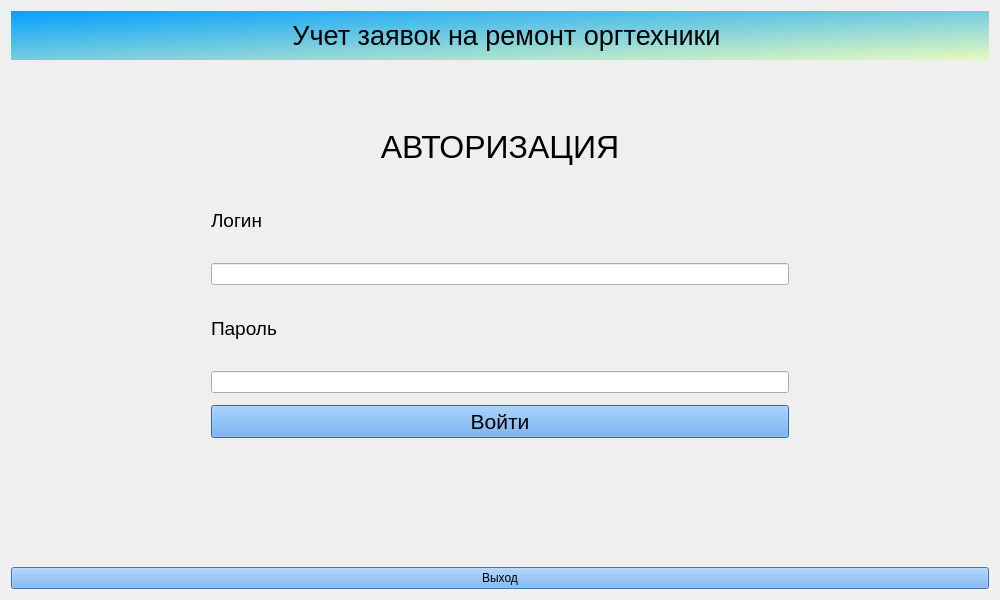
<?xml version="1.0" encoding="UTF-8"?>
<ui version="4.0">
 <class>Dialog</class>
 <widget class="QDialog" name="Dialog">
  <property name="geometry">
   <rect>
    <x>0</x>
    <y>0</y>
    <width>1000</width>
    <height>600</height>
   </rect>
  </property>
  <property name="minimumSize">
   <size>
    <width>1000</width>
    <height>600</height>
   </size>
  </property>
  <property name="windowTitle">
   <string>Учет заявок на ремонт оргтехники</string>
  </property>
  <property name="windowIcon">
   <iconset theme="accessories-dictionary">
    <selectedon>../../../../../logo.png</selectedon>
   </iconset>
  </property>
  <property name="toolTipDuration">
   <number>0</number>
  </property>
  <property name="sizeGripEnabled">
   <bool>false</bool>
  </property>
  <layout class="QGridLayout" name="gridLayout">
   <item row="1" column="0">
    <widget class="QStackedWidget" name="stackedWidget">
     <property name="layoutDirection">
      <enum>Qt::LeftToRight</enum>
     </property>
     <property name="autoFillBackground">
      <bool>false</bool>
     </property>
     <property name="currentIndex">
      <number>0</number>
     </property>
     <widget class="QWidget" name="Avtorisation">
      <property name="layoutDirection">
       <enum>Qt::LeftToRight</enum>
      </property>
      <layout class="QGridLayout" name="gridLayout_2">
       <property name="leftMargin">
        <number>200</number>
       </property>
       <property name="topMargin">
        <number>50</number>
       </property>
       <property name="rightMargin">
        <number>200</number>
       </property>
       <property name="bottomMargin">
        <number>50</number>
       </property>
       <item row="0" column="0">
        <layout class="QVBoxLayout" name="verticalLayout">
         <property name="spacing">
          <number>12</number>
         </property>
         <item>
          <widget class="QLabel" name="label_3">
           <property name="font">
            <font>
             <pointsize>24</pointsize>
             <bold>false</bold>
            </font>
           </property>
           <property name="text">
            <string>АВТОРИЗАЦИЯ</string>
           </property>
           <property name="scaledContents">
            <bool>false</bool>
           </property>
           <property name="alignment">
            <set>Qt::AlignCenter</set>
           </property>
          </widget>
         </item>
         <item>
          <widget class="QLabel" name="label_4">
           <property name="font">
            <font>
             <pointsize>14</pointsize>
            </font>
           </property>
           <property name="layoutDirection">
            <enum>Qt::LeftToRight</enum>
           </property>
           <property name="autoFillBackground">
            <bool>false</bool>
           </property>
           <property name="text">
            <string>Логин</string>
           </property>
           <property name="alignment">
            <set>Qt::AlignLeading|Qt::AlignLeft|Qt::AlignVCenter</set>
           </property>
          </widget>
         </item>
         <item>
          <widget class="QLineEdit" name="LoginField"/>
         </item>
         <item>
          <widget class="QLabel" name="label_5">
           <property name="font">
            <font>
             <pointsize>14</pointsize>
            </font>
           </property>
           <property name="text">
            <string>Пароль</string>
           </property>
           <property name="alignment">
            <set>Qt::AlignLeading|Qt::AlignLeft|Qt::AlignVCenter</set>
           </property>
          </widget>
         </item>
         <item>
          <widget class="QLineEdit" name="PasswordField"/>
         </item>
         <item>
          <widget class="QPushButton" name="SignInButton">
           <property name="font">
            <font>
             <pointsize>16</pointsize>
            </font>
           </property>
           <property name="styleSheet">
            <string notr="true">background-color: rgb(98, 160, 234);
</string>
           </property>
           <property name="text">
            <string>Войти</string>
           </property>
          </widget>
         </item>
         <item>
          <widget class="QLabel" name="ErrorField">
           <property name="font">
            <font>
             <pointsize>14</pointsize>
            </font>
           </property>
           <property name="styleSheet">
            <string notr="true">color: rgb(255, 0, 0);</string>
           </property>
           <property name="text">
            <string/>
           </property>
           <property name="alignment">
            <set>Qt::AlignCenter</set>
           </property>
          </widget>
         </item>
        </layout>
       </item>
      </layout>
     </widget>
     <widget class="QWidget" name="Operator">
      <widget class="QLabel" name="label_8">
       <property name="geometry">
        <rect>
         <x>460</x>
         <y>110</y>
         <width>81</width>
         <height>18</height>
        </rect>
       </property>
       <property name="text">
        <string>Оператор</string>
       </property>
      </widget>
      <widget class="QPushButton" name="pushButton_3">
       <property name="geometry">
        <rect>
         <x>440</x>
         <y>320</y>
         <width>103</width>
         <height>36</height>
        </rect>
       </property>
       <property name="text">
        <string>Меню</string>
       </property>
      </widget>
     </widget>
     <widget class="QWidget" name="Master">
      <widget class="QLabel" name="label_7">
       <property name="geometry">
        <rect>
         <x>460</x>
         <y>110</y>
         <width>66</width>
         <height>18</height>
        </rect>
       </property>
       <property name="text">
        <string>Мастер</string>
       </property>
      </widget>
      <widget class="QPushButton" name="pushButton_2">
       <property name="geometry">
        <rect>
         <x>440</x>
         <y>320</y>
         <width>103</width>
         <height>36</height>
        </rect>
       </property>
       <property name="text">
        <string>Меню</string>
       </property>
      </widget>
     </widget>
     <widget class="QWidget" name="Zakazchik">
      <widget class="QLabel" name="label_9">
       <property name="geometry">
        <rect>
         <x>460</x>
         <y>110</y>
         <width>66</width>
         <height>18</height>
        </rect>
       </property>
       <property name="text">
        <string>Заказчик</string>
       </property>
      </widget>
      <widget class="QPushButton" name="pushButton_4">
       <property name="geometry">
        <rect>
         <x>440</x>
         <y>320</y>
         <width>103</width>
         <height>36</height>
        </rect>
       </property>
       <property name="text">
        <string>Меню</string>
       </property>
      </widget>
     </widget>
     <widget class="QWidget" name="Manager">
      <widget class="QLabel" name="label_6">
       <property name="geometry">
        <rect>
         <x>450</x>
         <y>110</y>
         <width>81</width>
         <height>31</height>
        </rect>
       </property>
       <property name="text">
        <string>Менеджер</string>
       </property>
      </widget>
      <widget class="QPushButton" name="pushButton">
       <property name="geometry">
        <rect>
         <x>440</x>
         <y>320</y>
         <width>103</width>
         <height>36</height>
        </rect>
       </property>
       <property name="text">
        <string>Меню</string>
       </property>
      </widget>
     </widget>
    </widget>
   </item>
   <item row="0" column="0">
    <widget class="QWidget" name="widget" native="true">
     <property name="styleSheet">
      <string notr="true">QWidget#widget{
background-color: qlineargradient(spread:pad, x1:0, y1:0, x2:1, y2:1, stop:0 rgba(4, 160, 255, 255), stop:1 rgba(231, 250, 191, 255));}

</string>
     </property>
     <layout class="QVBoxLayout" name="verticalLayout_2">
      <item>
       <layout class="QFormLayout" name="formLayout">
        <property name="labelAlignment">
         <set>Qt::AlignCenter</set>
        </property>
        <property name="formAlignment">
         <set>Qt::AlignLeading|Qt::AlignLeft|Qt::AlignVCenter</set>
        </property>
        <item row="0" column="0">
         <widget class="QLabel" name="label">
          <property name="maximumSize">
           <size>
            <width>100</width>
            <height>100</height>
           </size>
          </property>
          <property name="text">
           <string/>
          </property>
          <property name="textFormat">
           <enum>Qt::AutoText</enum>
          </property>
          <property name="pixmap">
           <pixmap>logo.png</pixmap>
          </property>
          <property name="scaledContents">
           <bool>true</bool>
          </property>
         </widget>
        </item>
        <item row="0" column="1">
         <widget class="QLabel" name="label_2">
          <property name="font">
           <font>
            <pointsize>20</pointsize>
           </font>
          </property>
          <property name="text">
           <string>Учет заявок на ремонт оргтехники</string>
          </property>
          <property name="alignment">
           <set>Qt::AlignCenter</set>
          </property>
         </widget>
        </item>
       </layout>
      </item>
     </layout>
    </widget>
   </item>
   <item row="2" column="0">
    <widget class="QPushButton" name="SignOutButton">
     <property name="styleSheet">
      <string notr="true">background-color: rgb(98, 160, 234);</string>
     </property>
     <property name="text">
      <string>Выход</string>
     </property>
    </widget>
   </item>
  </layout>
 </widget>
 <resources/>
 <connections/>
</ui>
